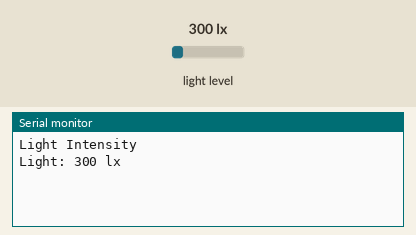
A sketch run on a simulated Arduino Uno, built with avr-gcc and run on an emulated ATmega328P. Parts: the last lines printed to the serial monitor. The inputs (shaded band) are chosen by the test bench; at power-on: light level 300 lx.

Above: at 1.8 s.
1.9 s: light level set to 40 lx
At 2.8 s:
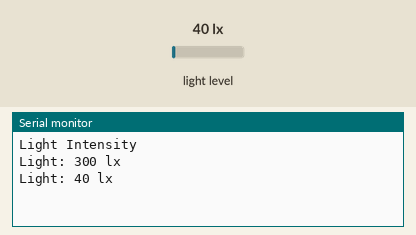
3.4 s: light level set to 500 lx
At 4.4 s:
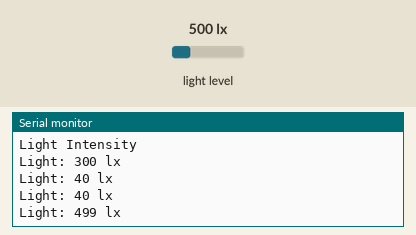
Timing chart, 0 to 6.4 s (numbered marks = the images above; inputs shaded):
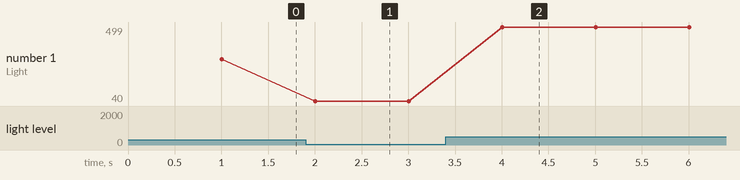

The sketch:

BH1750.ino
```cpp
#include <BH1750.h>
#include <Wire.h>

BH1750 lightSensor;
unsigned long sampleTimer = 0;
unsigned long sampleInterval = 100; //100 ms = 10Hz rate

void setup()
{

  Serial.begin(9600);
  Wire.begin();

  lightSensor.begin(BH1750_CONTINUOUS_HIGH_RES_MODE);// Measurement time is approx 120ms.
  Serial.println(F("Light Intensity"));

}

void loop()
{
  uint16_t lux = lightSensor.readLightLevel();
  unsigned long currMillis = millis();
  if(currMillis - sampleTimer >= sampleInterval)
  {
     sampleTimer = currMillis;
     Serial.print("Light: ");
     Serial.print(lux);
     Serial.println(" lx");
  }

  delay(1000); //delay of 1 sec

}
```

Measured:
- after the input at 1.9 s, the serial monitor: prints a new line after 0.10 s (image 1)
- after the input at 3.4 s, the serial monitor: prints a new line after 0.60 s (image 2)
- plotted number 1: 300 → 40 after the input at 1.9 s, 40 → 499 after the input at 3.4 s
